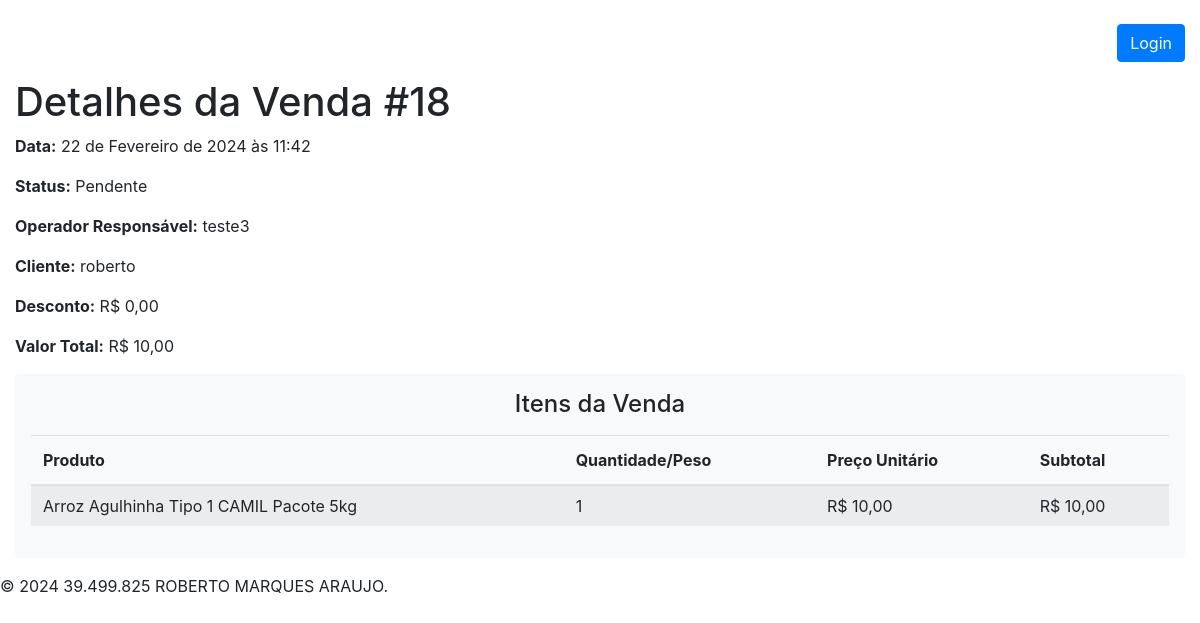
Page /detalhes_venda/18/ on the committed database.
### pdvweb/models.py (models this page shows, shortened)
class Venda(models.Model):
    STATUS_PENDENTE = 'pendente'
    STATUS_CONCLUIDA = 'concluida'
    STATUS_CANCELADA = 'cancelada'
    STATUS_CHOICES = [
        (STATUS_PENDENTE, 'Pendente'),
        (STATUS_CONCLUIDA, 'Concluída'),
        (STATUS_CANCELADA, 'Cancelada'),
    ]
    data = models.DateTimeField(auto_now_add=True)
    status = models.CharField(
        max_length=20, choices=STATUS_CHOICES, default=STATUS_PENDENTE)
    valor_total = models.DecimalField(
        max_digits=10, decimal_places=2, default=0.0)
    desconto = models.DecimalField(max_digits=5, decimal_places=2, default=0.0)
    operador = models.ForeignKey(
        'Operador', on_delete=models.SET_NULL, null=True)
    cliente = models.ForeignKey(
        'Cliente', on_delete=models.SET_NULL, null=True)

class Operador(models.Model):
    nome = models.CharField(max_length=255)
    email = models.EmailField()
    telefone = models.CharField(max_length=20, blank=True, null=True)
    usuarios = models.ManyToManyField(
        'CustomUser', related_name='operadores', blank=True)

class Cliente(models.Model):
    nome = models.CharField(max_length=255)
    email = models.EmailField()
    telefone = models.CharField(max_length=20, blank=True, null=True)
    cpf = models.CharField(max_length=14, unique=True,
                           default='000.000.000-00')

class ItemVenda(models.Model):
    venda = models.ForeignKey(Venda, on_delete=models.CASCADE)
    preco_unitario = models.DecimalField(
        max_digits=10, decimal_places=2, default=0.0)
    subtotal = models.DecimalField(
        max_digits=10, decimal_places=2, default=0.0)
    produto_por_quantidade = models.ForeignKey(
        ProdutoPorQuantidade, on_delete=models.CASCADE, null=True, blank=True)
    produto_por_peso = models.ForeignKey(
        ProdutoPorPeso, on_delete=models.CASCADE, null=True, blank=True)
    quantidade = models.PositiveIntegerField(
        validators=[MinValueValidator(1)], null=True, blank=True)
    peso_vendido = models.DecimalField(
        max_digits=10, decimal_places=3, default=0.0, null=True, blank=True)

class ProdutoBase(models.Model):
    codigo = models.CharField(max_length=10, unique=False, blank=True)
    nome = models.CharField(max_length=100, unique=True)
    descricao = models.TextField(blank=True, null=True)
    categoria = models.ForeignKey(
        Categoria, on_delete=models.SET_NULL, null=True, blank=True)
    class Meta:
        abstract = True

class ProdutoPorQuantidade(ProdutoBase):
    preco = models.DecimalField(
        max_digits=10, decimal_places=2, validators=[MinValueValidator(0)])
    estoque = models.PositiveIntegerField(default=0)
    data_criacao = models.DateTimeField(default=timezone.now)

### pdvweb/views.py (the view)
# urls.py: path('detalhes_venda/<int:venda_id>/',
def detalhes_venda(request, venda_id):
    venda = get_object_or_404(Venda, pk=venda_id)
    itens_venda = venda.itemvenda_set.all()
    return render(request, 'pdvweb/detalhes_venda.html', {'venda': venda, 'itens_venda': itens_venda})

### pdvweb/templates/pdvweb/detalhes_venda.html
{% extends 'pdvweb/base.html' %}
{% block content %}
<h1>Detalhes da Venda #{{ venda.id }}</h1>
<p><strong>Data:</strong> {{ venda.data }}</p>
<p><strong>Status:</strong> {{ venda.get_status_display }}</p>
<p><strong>Operador Responsável:</strong> {% if venda.operador %}{{ venda.operador.nome }}{% else %}N/A{% endif %}</p>
<p><strong>Cliente:</strong> {% if venda.cliente %}{{ venda.cliente.nome }}{% else %}N/A{% endif %}</p>
<p><strong>Desconto:</strong> R$ {{ venda.desconto }}</p>
<p><strong>Valor Total:</strong> R$ {{ venda.valor_total }}</p>
<div id="itens-da-venda" class="mb-3 shadow p-3 bg-light rounded" style="max-height: 400px; overflow-y: auto;">
  {% if itens_venda %}
  <h4 class="mb-3 text-center">Itens da Venda</h4>
  <div class="table-responsive">
    <table class="table table-striped" style="width: 100%;">
      <thead>
        <tr>
          <th scope="col">Produto</th>
          <th scope="col">Quantidade/Peso</th>
          <th scope="col">Preço Unitário</th>
          <th scope="col">Subtotal</th>
        </tr>
      </thead>
      <tbody style="line-height: 1;">
        {% for item in itens_venda %}
        <tr>
          <td>
            {% if item.produto_por_quantidade %}
            {{ item.produto_por_quantidade.nome }}
            {% else %}
            {{ item.produto_por_peso.nome }}
            {% endif %}
          </td>
          <td>
            {% if item.quantidade %}
            {{ item.quantidade }}
            {% else %}
            {{ item.peso_vendido }} kg
            {% endif %}
          </td>
          <td>R$ {{ item.preco_unitario }}</td>
          <td>R$ {{ item.subtotal }}</td>
        </tr>
        {% endfor %}
      </tbody>
    </table>
  </div>
  {% else %}
  <p class="text-center"><strong>
      <h4 class="text-center">Essa venda não possui itens.</h4>
    </strong></p>
  {% endif %}
</div>
{% endblock %}

### rows in the picture
Venda: id "18", data "22 de Fevereiro de 2024 às 11:42", status "Pendente", operador.nome "teste3", cliente.nome "roberto", desconto "0,00", valor_total "10,00"
ItemVenda: produto_por_quantidade.nome "Arroz Agulhinha Tipo 1 CAMIL Pacote 5kg", quantidade "1", preco_unitario "10,00", subtotal "10,00"
